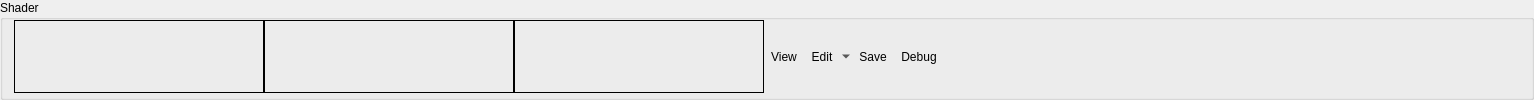
        <widget class="QGroupBox" name="csShaderGroup">
         <property name="sizePolicy">
          <sizepolicy hsizetype="Preferred" vsizetype="Minimum">
           <horstretch>0</horstretch>
           <verstretch>0</verstretch>
          </sizepolicy>
         </property>
         <property name="title">
          <string>Shader</string>
         </property>
         <layout class="QHBoxLayout" name="horizontalLayout_19">
          <property name="spacing">
           <number>0</number>
          </property>
          <property name="topMargin">
           <number>0</number>
          </property>
          <property name="bottomMargin">
           <number>4</number>
          </property>
          <item>
           <widget class="RDLabel" name="csPipeline">
            <property name="sizePolicy">
             <sizepolicy hsizetype="Minimum" vsizetype="MinimumExpanding">
              <horstretch>0</horstretch>
              <verstretch>0</verstretch>
             </sizepolicy>
            </property>
            <property name="minimumSize">
             <size>
              <width>250</width>
              <height>0</height>
             </size>
            </property>
            <property name="cursor">
             <cursorShape>PointingHandCursor</cursorShape>
            </property>
            <property name="frameShape">
             <enum>QFrame::Box</enum>
            </property>
            <property name="text">
             <string/>
            </property>
           </widget>
          </item>
          <item>
           <widget class="RDLabel" name="csProgram">
            <property name="sizePolicy">
             <sizepolicy hsizetype="Minimum" vsizetype="MinimumExpanding">
              <horstretch>0</horstretch>
              <verstretch>0</verstretch>
             </sizepolicy>
            </property>
            <property name="minimumSize">
             <size>
              <width>250</width>
              <height>0</height>
             </size>
            </property>
            <property name="cursor">
             <cursorShape>PointingHandCursor</cursorShape>
            </property>
            <property name="frameShape">
             <enum>QFrame::Box</enum>
            </property>
            <property name="text">
             <string/>
            </property>
           </widget>
          </item>
          <item>
           <widget class="RDLabel" name="csShader">
            <property name="sizePolicy">
             <sizepolicy hsizetype="Minimum" vsizetype="MinimumExpanding">
              <horstretch>0</horstretch>
              <verstretch>0</verstretch>
             </sizepolicy>
            </property>
            <property name="minimumSize">
             <size>
              <width>250</width>
              <height>0</height>
             </size>
            </property>
            <property name="cursor">
             <cursorShape>PointingHandCursor</cursorShape>
            </property>
            <property name="frameShape">
             <enum>QFrame::Box</enum>
            </property>
            <property name="text">
             <string/>
            </property>
           </widget>
          </item>
          <item>
           <widget class="QToolButton" name="csShaderViewButton">
            <property name="cursor">
             <cursorShape>PointingHandCursor</cursorShape>
            </property>
            <property name="toolTip">
             <string>Open Shader Source</string>
            </property>
            <property name="text">
             <string>View</string>
            </property>
            <property name="icon">
             <iconset resource="../../Resources/resources.qrc">
              <normaloff>:/action.png</normaloff>:/action.png</iconset>
            </property>
            <property name="toolButtonStyle">
             <enum>Qt::ToolButtonTextBesideIcon</enum>
            </property>
            <property name="autoRaise">
             <bool>true</bool>
            </property>
           </widget>
          </item>
          <item>
           <widget class="QToolButton" name="csShaderEditButton">
            <property name="toolTip">
             <string>Edit Shader</string>
            </property>
            <property name="text">
             <string>Edit</string>
            </property>
            <property name="rdIcon" stdset="0">
             <string>page_white_edit</string>
            </property>
            <property name="popupMode">
             <enum>QToolButton::MenuButtonPopup</enum>
            </property>
            <property name="toolButtonStyle">
             <enum>Qt::ToolButtonTextBesideIcon</enum>
            </property>
            <property name="autoRaise">
             <bool>true</bool>
            </property>
           </widget>
          </item>
          <item>
           <widget class="QToolButton" name="csShaderSaveButton">
            <property name="toolTip">
             <string>Save Shader GLSL</string>
            </property>
            <property name="text">
             <string>Save</string>
            </property>
            <property name="rdIcon" stdset="0">
             <string>save</string>
            </property>
            <property name="toolButtonStyle">
             <enum>Qt::ToolButtonTextBesideIcon</enum>
            </property>
            <property name="autoRaise">
             <bool>true</bool>
            </property>
           </widget>
          </item>
          <item>
           <widget class="QToolButton" name="computeDebugSelector">
            <property name="text">
             <string>Debug</string>
            </property>
            <property name="rdIcon" stdset="0">
             <string>wrench</string>
            </property>
            <property name="toolButtonStyle">
             <enum>Qt::ToolButtonTextBesideIcon</enum>
            </property>
            <property name="autoRaise">
             <bool>true</bool>
            </property>
           </widget>
          </item>
          <item>
           <spacer name="csShaderSpacer">
            <property name="orientation">
             <enum>Qt::Horizontal</enum>
            </property>
            <property name="sizeHint" stdset="0">
             <size>
              <width>576</width>
              <height>20</height>
             </size>
            </property>
           </spacer>
          </item>
         </layout>
        </widget>
